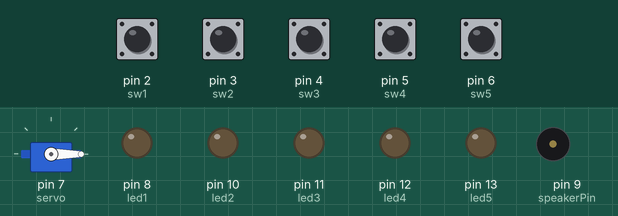
Simulated run of this sketch. Board: Arduino Uno, built with avr-gcc and run on an emulated ATmega328P. Parts: servo, output pins drawn as LEDs (lit = HIGH), buzzer (waves = sounding). Inputs (shaded band) come from the test bench; at power-on: pin 2 (sw1), pin 3 (sw2), pin 4 (sw3), pin 5 (sw4), pin 6 (sw5) HIGH. Random numbers use the default seed unless the sketch sets one.

Above: at 1.2 s.
1.3 s: pin 4 (sw3) pulled LOW for 0.15 s
At 1.9 s:
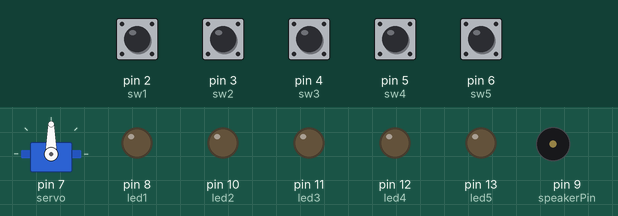
4.4 s: pin 6 (sw5) pulled LOW for 0.15 s
At 4.7 s:
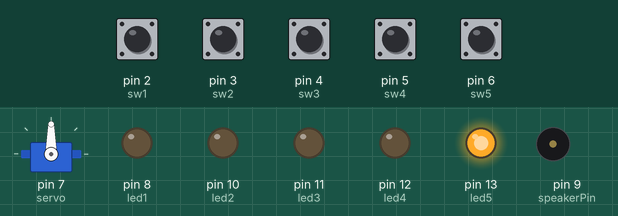
7.5 s: pin 2 (sw1) pulled LOW for 0.15 s
At 8.3 s:
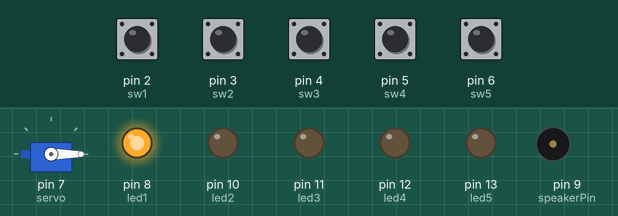
9.1 s: pin 3 (sw2) pulled LOW for 0.15 s
At 9.5 s:
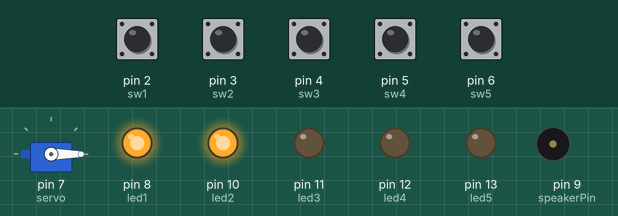
10.7 s: pin 5 (sw4) pulled LOW for 0.15 s
At 11.3 s:
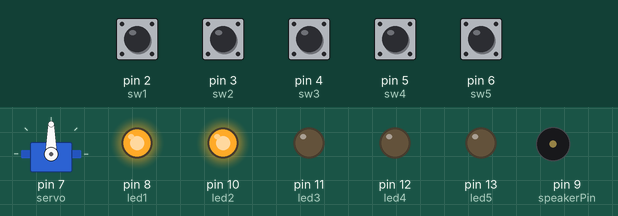
13.8 s: pin 3 (sw2) pulled LOW for 1 s
At 14.3 s:
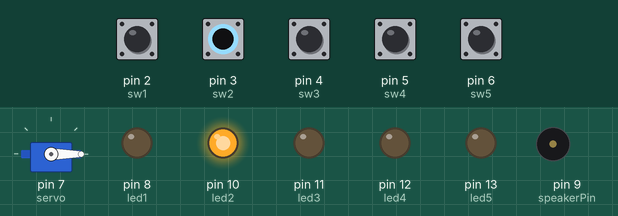
Timing chart, 0 to 16.8 s (numbered marks = the images above; inputs shaded):
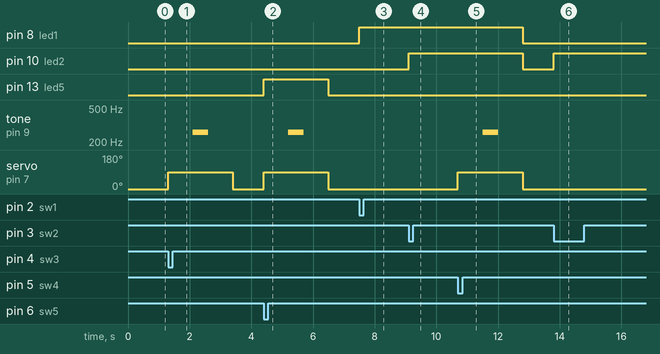

The sketch:

project.ino
```cpp
#include<Servo.h>
Servo servo;

//LED setip
int led1 = 8;
int led2 = 10;
int led3 = 11;
int led4 = 12;
int led5 = 13;
//servo motor setup
int active = 90;
int deactive = 0;
int value = 0;

//switch setup
int sw1 = 2;
int sw2 = 3;
int sw3 = 4;
int sw4 = 5;
int sw5 = 6;

//flag setup
boolean init_flag = false;
int flag = 6;
int flag_copy = 6;

// speaker setup
int speakerPin = 9;

int numTones = 1;
int tones[] = {261, 277, 294, 311, 330, 349, 370, 392, 415, 440};
// mid C C# D D# E F F# G G# A


void setup() {
  // put your setup code here, to run once:
  servo.attach(7);
  pinMode(sw1, INPUT_PULLUP);
  pinMode(sw2, INPUT_PULLUP);
  pinMode(sw3, INPUT_PULLUP);
  pinMode(sw4, INPUT_PULLUP);
  pinMode(sw5, INPUT_PULLUP);
  Serial.begin(9600);
  servo.write(value);

  pinMode(led1, OUTPUT);
  pinMode(led2, OUTPUT);
  pinMode(led3, OUTPUT);
  pinMode(led4, OUTPUT);
  pinMode(led5, OUTPUT);
}

void on_LED(int led){
  digitalWrite(led, HIGH);
}
void off_LED(int led){
  digitalWrite(led, LOW);
}
void off_all_LED(){
  digitalWrite(led1, LOW);
  digitalWrite(led2, LOW);
  digitalWrite(led3, LOW);
  digitalWrite(led4, LOW);
  digitalWrite(led5, LOW);
}
void making_sound(){
  for (int i = 0; i < numTones; i++)
  {
    tone(speakerPin, tones[i]);
    delay(500);
  }
  noTone(speakerPin);
}
void random_set(){
  flag = random(5);
}

void loop() {
  // put your main code here, to run repeatedly:
  if(init_flag == false){
    random_set();
    init_flag = true;
  }

  if(digitalRead(sw1) == LOW && flag == 0){
    value = active;

  }else if(digitalRead(sw1)==LOW){
    on_LED(led1);
  }
  if(digitalRead(sw2) == LOW && flag == 1){
    value = active;

  }else if(digitalRead(sw2)==LOW){
    on_LED(led2);
  }
  if(digitalRead(sw3) == LOW && flag == 2){
    value = active;

  }else if(digitalRead(sw3)==LOW){
    on_LED(led3);
  }
  if(digitalRead(sw4) == LOW && flag == 3){
    value = active;

  }else if(digitalRead(sw4)==LOW){
    on_LED(led4);
  }
  if(digitalRead(sw5) == LOW && flag == 4){
    value = active;

  }else if(digitalRead(sw5)==LOW){
    on_LED(led5);
  }

  if(value == active){
    servo.write(value);
    delay(800);
    making_sound();
    delay(800);
    value = deactive;
    servo.write(value);
    init_flag = false;
    off_all_LED();
  }
}
```

Measured:
- after the input at 1.3 s, tone on pin 9 (speakerPin): silent → 261 Hz after 0.80 s, → silent 0.50 s later; servo on pin 7 (servo): 0° → 90° at once, → 0° 2.1 s later
- after the input at 4.4 s, pin 13 (led5): LOW → HIGH at once, → LOW 2.1 s later; tone on pin 9 (speakerPin): silent → 261 Hz after 0.80 s, → silent 0.50 s later; servo on pin 7 (servo): 0° → 90° at once, → 0° 2.1 s later
- after the input at 7.5 s, pin 8 (led1): LOW → HIGH at once
- after the input at 9.1 s, pin 10 (led2): LOW → HIGH at once
- after the input at 10.7 s, pin 8 (led1), pin 10 (led2): HIGH → LOW after 2.1 s; tone on pin 9 (speakerPin): silent → 261 Hz after 0.80 s, → silent 0.50 s later; servo on pin 7 (servo): 0° → 90° at once, → 0° 2.1 s later
- after the input at 13.8 s, pin 10 (led2): LOW → HIGH at once
